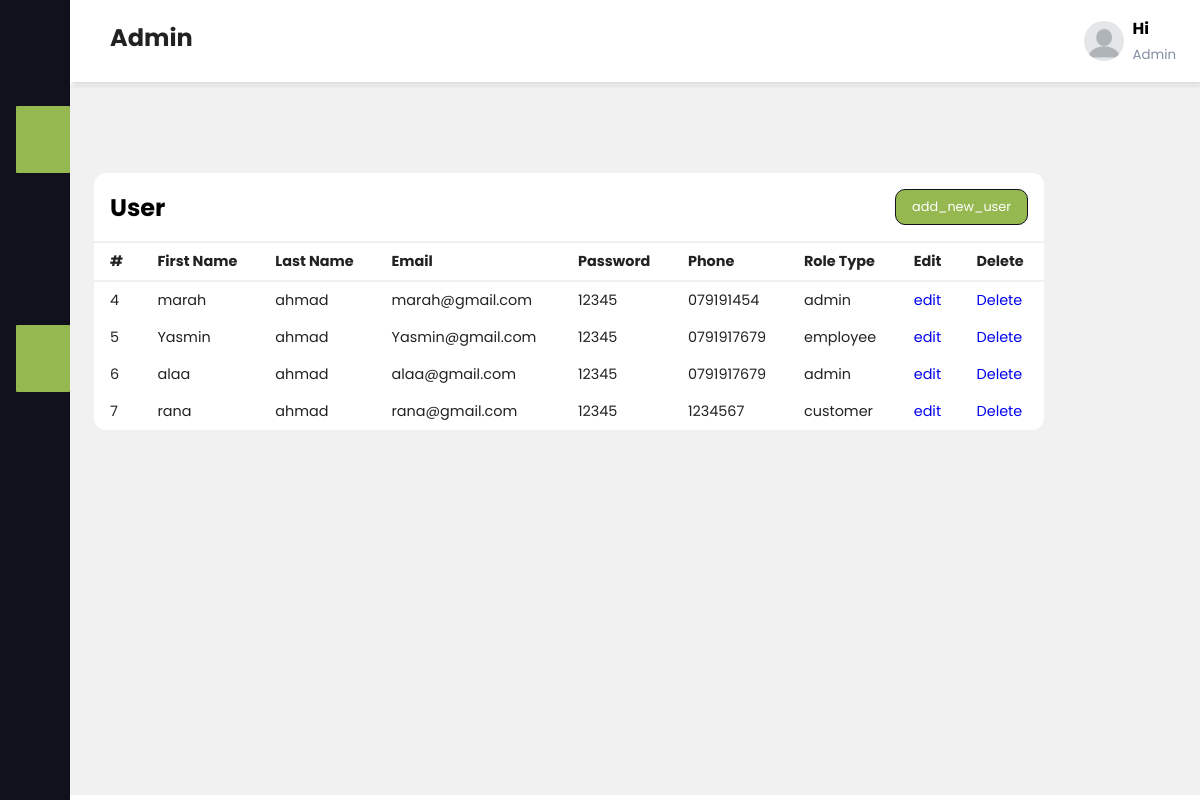
Screenshot of /user.php with the database file from the repository.
### tables this page shows
CREATE TABLE `users` (
  `id` int(11) NOT NULL,
  `f_name` varchar(500) NOT NULL,
  `l_name` varchar(500) NOT NULL,
  `email` varchar(500) NOT NULL,
  `password` varchar(500) NOT NULL,
  `role_type` varchar(100) NOT NULL,
  `phone` varchar(100) NOT NULL
);

### user.php (the view, shortened to what this page needs)
<?php
$server="localhost";
$username="root";
$password="";
$database="3rs";
$con=mysqli_connect($server,$username,$password,$database);
$sql= "SELECT * from users where 1";
$result=mysqli_query($con,$sql);
?>
<!DOCTYPE html>
<html >
  <head>
  <link rel="stylesheet" href="../css/admin.css">
</head>
<body>
<?php include"sidbar.php"; ?>
    <div class="main-content">
      <header>
        <h2>
          <label for="nav-toggle">
            <span class="fas fa-bars"></span>
          </label>
          Admin
        </h2>
        <div class="user-wrapper">
         <img width="40px" height="40px" alt="profile-img">
         <div class="">
            <h4>Hi <?php echo $_SESSION["name"] ?></h4>
            <small> Admin</small>
         </div>
        </div>
      </header>
      <main>
        <div class="recent-grid">
          <div class="projects">
            <div style="width: 950px;" class="card">
              <div class="card-header">
                <h2>User</h2>
             <form action="add_user.php">   <button >add_new_user</button><form>
              </div>
              <div class="card-body">
                <div class="table-responsive">
                  <table width="100%">
                  <thead>
                    <tr>
                      <td>#</td>
                      <td>First Name</td>
                      <td>Last Name</td>
                      <td>Email</td>
                      <td>Password</td>
                      <td>Phone</td>
                      <td>Role Type</td>
                      <td>Edit</td>
                      <td>Delete</td>
                    </tr>
                  </thead>
                  <tbody>
                  <?php foreach ($result as $row) {   ?>
                    <tr>
                      <td><?php echo $row['id'];?></td>
                      <td><?php echo $row['f_name'];?></td>
                      <td><?php echo $row['l_name'];?></td>
                      <td><?php echo $row['email'];?></td>
                      <td><?php echo $row['password'];?></td>
                      <td><?php echo $row['phone'];?></td>
                      <td> <?php echo $row['role_type'];?> </td>
                      <td> <a href="edit_user.php?id=<?php echo $row['id'];  ?> "class="btn btn-primary"> edit </a></td>
                       <td><a href="delete_user.php?id=<?php echo $row['id'];  ?> "class="btn btn-danger"> Delete</a></td>
                    </tr>
                    <?php } ?>
                  </tbody>
                </table>
                </div>
              </div>
            </div>
          </div>
        </div>
      </main>
    </div>
</body>
</html>

### admin.css (style rules this page uses)
:root { --main-color: #11101d; --color-dark: #1D2231; --text-grey: #8390A2; }
* { padding: 0; margin: 0; box-sizing: border-box; list-style: none; text-decoration: none; font-family: 'Poppins', sans-serif; }
.main-content { transition: margin-left 300ms; margin-left: 345px; }
header { background: #fff; display: flex; justify-content: space-between; padding: 1rem 1.5rem; box-shadow: 2px 2px 5px rgba(0, 0, 0, 0.2); position: fixed; left: 345px; top: 0; z-index: 100; width: calc(100% - 345px); transition: left 300ms; }
header h2 { color: #222; }
header label span { font-size: 1.7rem; padding-right: 1rem; }
.user-wrapper { display: flex; align-items: center; }
.user-wrapper img { border-radius: 50%; margin-right: .5rem; }
.user-wrapper small { display: inline-block; color: var(--text-grey); margin-top: -1px !important; }
main { margin-top: 85px; padding: 2rem 1.5rem; background: #f1f1f1; min-height: calc(100vh - 90px); }
.recent-grid { margin-top: 3.5rem; display: grid; grid-gap: 2rem; grid-template-columns: 65% auto; }
.card { background: #fff; border-radius: 12px; }
.card-header { padding: 1rem; }
.card-header { display: flex; justify-content: space-between; align-items: center; border-bottom: 1px solid #f0f0f0; }
.card-header button { background: #96b851; border-radius: 10px; color: #fff; font-size: .8rem; padding: .5rem 1rem; border: 1px solid var(--main-color); }
table { border-collapse: collapse; }
thead tr { border-top: 1px solid #f0f0f0; border-bottom: 2px solid #f0f0f0; }
thead td { font-weight: 700; }
td { padding: .5rem 1rem; font-size: .9rem; color: #222; }
tr td:last-child { display: flex; align-items: center; }
.table-responsive { width: 100%; overflow-x: auto; }
@media only screen and (max-width: 1200px) { .main-content { margin-left: 70px; } }
@media only screen and (max-width: 1200px) { .main-content header { width: calc(100% - 70px); left: 70px; } }

### rows the page displays
users: id "4", f_name "marah", l_name "ahmad", email "marah@gmail.com", password "12345", phone "079191454", role_type "admin"
users: id "5", f_name "Yasmin", l_name "ahmad", email "Yasmin@gmail.com", password "12345", phone "0791917679", role_type "employee"
users: id "6", f_name "alaa", l_name "ahmad", email "alaa@gmail.com", password "12345", phone "0791917679", role_type "admin"
users: id "7", f_name "rana", l_name "ahmad", email "rana@gmail.com", password "12345", phone "1234567", role_type "customer"
